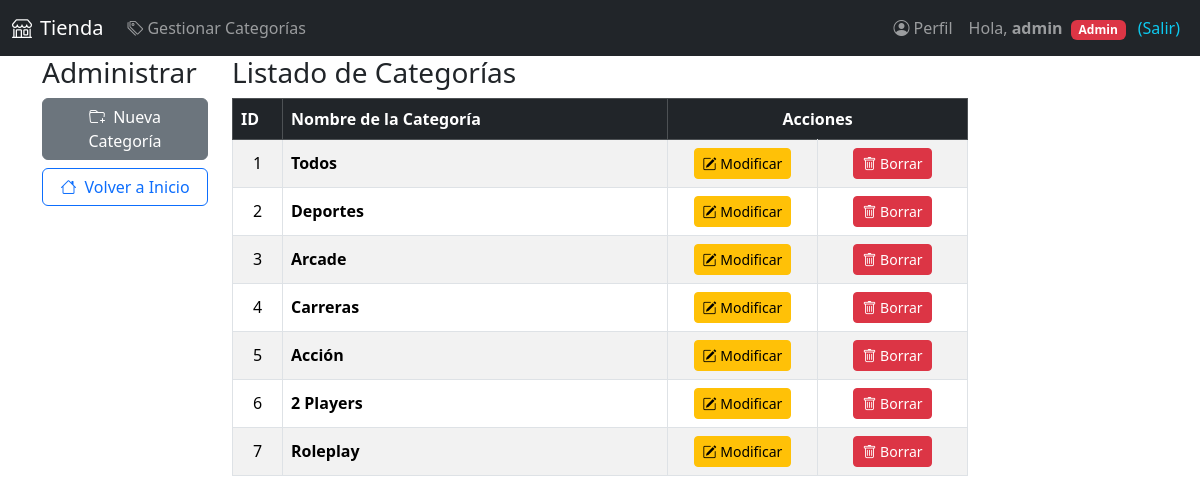
Screenshot of /categorias (signed in) with the database file from the repository.
### aplicacion/models.py (models this page shows, shortened)
class Usuarios(db.Model, UserMixin):
    __tablename__ = 'usuarios'
    id = Column(Integer, primary_key=True)
    username = Column(String(100), nullable=False)
    password_hash = Column(String(128), nullable=False)
    nombre = Column(String(200), nullable=False)
    email = Column(String(200), nullable=False, unique=True)
    admin = Column(Boolean, default=False)
    @property
    def password(self):
        raise AttributeError('password is not a readable attribute')

class Categorias(db.Model):
    __tablename__ = 'categorias'
    id = Column(Integer, primary_key=True)
    nombre = Column(String(100))
    articulos = relationship("Articulos", cascade="all, delete-orphan", backref="categoria")

### aplicacion/app.py (the view)
@app.route('/categorias', methods=["GET"])
@login_required
def categorias_lista():
    if not current_user.admin: abort(403)
    categorias = Categorias.query.all()
    return render_template('categorias.html', categorias=categorias)

### aplicacion/app.py (called while the page is built)
@login_manager.user_loader
def load_user(user_id):
    return Usuarios.query.get(int(user_id))

@app.context_processor
def inject_permissions():
    return dict(
        is_login=current_user.is_authenticated,
        is_admin=getattr(current_user, 'admin', False)
    )

### aplicacion/templates/categorias.html (shortened to what this page needs)
{% extends "base2.html" %}
{% block contenido %}
<div class="container">
    <div class="row">
        <div class="col-md-2">
            <h3>Administrar</h3>
            <div class="d-grid gap-2">
                <a class="btn btn-secondary" href="{{ url_for('categorias_new') }}">
                    <span class="bi bi-folder-plus me-1"></span> Nueva Categoría
                </a>
                <a class="btn btn-outline-primary" href="{{ url_for('inicio') }}">
                    <span class="bi bi-house me-1"></span> Volver a Inicio
                </a>
            </div>
        </div>
        <div class="col-md-8">
            <h3>Listado de Categorías</h3>
            <div class="table-responsive">
                <table class="table table-bordered table-striped align-middle">
                    <thead class="table-dark">
                        <tr>
                            <th>ID</th>
                            <th>Nombre de la Categoría</th>
                            <th colspan="2" class="text-center">Acciones</th>
                        </tr>
                    </thead>
                    <tbody>
                        {% for cat in categorias %}
                        <tr>
                            <td style="width: 50px;" class="text-center">{{ cat.id }}</td>
                            <td><strong>{{ cat.nombre }}</strong></td>
                            <td class="text-center" style="width: 150px;">
                                <a href="{{ url_for('categorias_edit', id=cat.id) }}" class="btn btn-warning btn-sm">
                                    <span class="bi bi-pencil-square"></span> Modificar
                                </a>
                            </td>
                            <td class="text-center" style="width: 150px;">
                                <a href="{{ url_for('categorias_delete', id=cat.id) }}" class="btn btn-danger btn-sm">
                                    <span class="bi bi-trash"></span> Borrar
                                </a>
                            </td>
                        </tr>
                        {% endfor %}
                    </tbody>
                </table>
            </div>
        </div>
    </div>
</div>
{% endblock %}

### aplicacion/templates/base2.html
{% extends "base.html" %}
{% block navbar %}
<nav class="navbar navbar-expand-lg navbar-dark bg-dark">
    <div class="container-fluid">
        <a class="navbar-brand" href="/"><span class="bi bi-shop me-2"></span>Tienda</a>
        <div class="collapse navbar-collapse" id="navbarNav">
            <ul class="navbar-nav me-auto">
                {% if is_admin %}
                <li class="nav-item">
                    <a class="nav-link" href="{{ url_for('categorias_lista') }}">
                        <span class="bi bi-tags me-1"></span>Gestionar Categorías
                    </a>
                </li>
                {% endif %}
            </ul>
            <ul class="navbar-nav ms-auto">
                {% if is_login %}
                <li class="nav-item">
                    <a class="nav-link" href="{{ url_for('perfil', username=current_user.username) }}">
                        <span class="bi bi-person-circle me-1"></span>Perfil
                    </a>
                </li>
                <li class="nav-item">
                    <a class="nav-link" href="{{ url_for('logout') }}">
                        Hola, <strong>{{ current_user.username }}</strong>
                        {% if is_admin %}<span class="badge bg-danger ms-1">Admin</span>{% endif %}
                        <span class="ms-2 text-info">(Salir)</span>
                    </a>
                </li>
                {% else %}
                <li class="nav-item"><a class="nav-link" href="{{ url_for('login') }}">Login</a></li>
                <li class="nav-item"><a class="nav-link" href="{{ url_for('registro') }}">Registro</a></li>
                {% endif %}
            </ul>
        </div>
    </div>
</nav>
{% endblock %}
{% block content %}
    {% block contenido %}{% endblock %}
{% endblock %}

### rows the page displays
Usuarios: username "admin"
Categorias: id "1", nombre "Todos"
Categorias: id "2", nombre "Deportes"
Categorias: id "3", nombre "Arcade"
Categorias: id "4", nombre "Carreras"
Categorias: id "5", nombre "Acción"
Categorias: id "6", nombre "2 Players"
Categorias: id "7", nombre "Roleplay"
